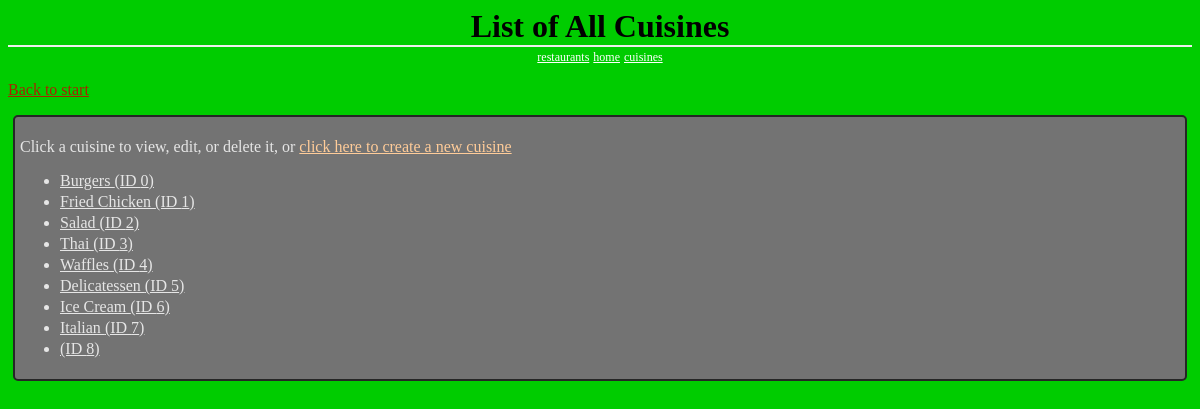
The page /cuisines/ on the database as committed earlier.
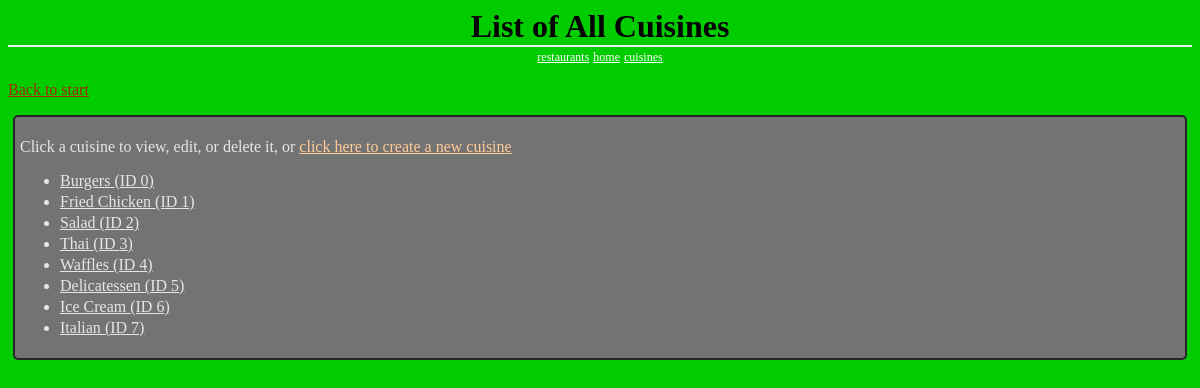
The same page on the database as committed later.
### database_setup.py (models this page shows, shortened)
class Cuisine(Base):
	__tablename__ = 'cuisine'
	id = Column(Integer, primary_key=True)
	name = Column(String(80), nullable=False, unique=True)

### project.py (the view)
@app.route('/cuisines/')
def cuisines():
        cuisines = RestaurantManager.getCuisines()
        return render_template("Cuisines.html",
                               cuisines=cuisines)

### RestaurantManager.py (called while the page is built)
def getRestaurantDBSession():
    engine = create_engine('sqlite:///restaurants.db')
    Base.metadata.bind = engine
    DBSession = sessionmaker(bind=engine)
    session = DBSession()
    return session

def getCuisines(onlyPopular=False):
    session = getRestaurantDBSession()
    if onlyPopular:
        numPerCuisine = session.query(Restaurant.foodType,
                        func.count(Restaurant.foodType).label('No')).\
                        group_by(Restaurant.foodType).all()
        cuisines = []
        for cuisine in numPerCuisine:
            if cuisine.No > 3:
                cuisines.append(cuisine)
    else:
        cuisines  = session.query(Cuisine).order_by(Cuisine.id).all()
    session.close()
    return cuisines

### templates/Cuisines.html (shortened to what this page needs)
<html>
<head>
	<link rel=stylesheet type=text/css href="{{url_for('static',
											           filename='Cuisines.css')}}">
</head>
<body>
	<h1 class='header'>
		List of All Cuisines
	</h1>
	<div class='homeLinks'>
		<a href="{{url_for('restaurants')}}">restaurants</a>
		<a href="{{url_for('restaurantManagerIndex')}}">home</a>
		<a href="{{url_for('cuisines')}}">cuisines</a>
	</div>
	<p>
		<a class='backLink' href="{{url_for('restaurantManagerIndex')}}">
			Back to start
		</a>
	</p>
	<div class='list'>
	<p>
		Click a cuisine to view, edit, or delete it, or
		<a class='actionLink' href="{{url_for('addCuisine')}}">
			click here to create a new cuisine
		</a>
	</p>
	<ul>
	{% for c in cuisines %}
	{% if c.id != -1: %}
		<li>
			<a class='forwardLink' href="{{url_for('cuisine',
							 	cuisine_id=c.id)}}">
				{{c.name}} (ID {{c.id}})
			</a>
		</li>
	{% endif %}
	{% endfor %}
	</ul>
	</div>
</body>
</html>

### static/Cuisines.css (style rules this page uses)
body { font-family: serif; background-color: #00cc00 }
li { margin: 0 0 3px 0; }
.header { left: 50%; text-align: center; font-family: 'Georgia', serif; border-bottom: 2px solid #eee; margin: 0; }
.homeLinks { left: 50%; text-align: center; }
.list { border: 2px solid; border-radius: 5px; padding: 5px; margin: 5px; border-color: #262626; background-color: #737373; color: #e6e6e6; }
.backLink { color: #a52600; }
.actionLink { color: #ffcc99; }
.forwardLink { color: #e6e6e6; }
.homeLinks a { font-family: 'Georgia', serif; color: #ffffff; font-size: .75em; }

Rows that differ between the two databases and show on the page:
removed Cuisine: id "8"
